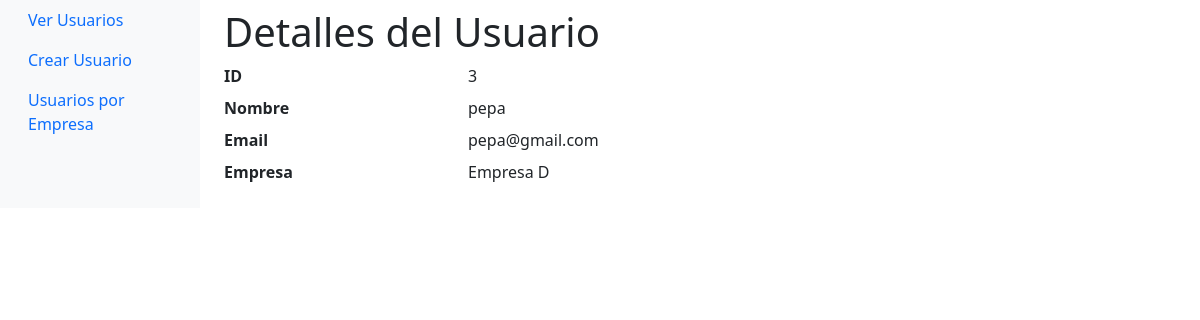
Page /usuarios/3/ver on the committed database.
### api/models.py (models this page shows)
class Usuario(Base):
    __tablename__ = "usuarios"
    id = Column(Integer, primary_key=True, index=True)
    id_fk_empresa = Column(Integer, ForeignKey("empresas.id"))
    nombre = Column(String)
    email = Column(String)
    empresa = relationship("Empresa", back_populates="usuarios")

class Empresa(Base):
    __tablename__ = "empresas"
    id = Column(Integer, primary_key=True, index=True)
    nombre = Column(String)
    usuarios = relationship("Usuario", back_populates="empresa", cascade="all, delete-orphan", single_parent=True)

### api/main.py (the view)
@app.get("/usuarios/{usuario_id}/ver", response_class=HTMLResponse)
def ver_usuario(request: Request, usuario_id: int, db: Session = Depends(database.get_db)):
    usuario_con_empresa = crud.obtener_usuario_con_empresa(db, usuario_id)
    if usuario_con_empresa is None:
        raise HTTPException(status_code=404, detail="Usuario no encontrado")
    usuario, empresa = usuario_con_empresa
    return templates.TemplateResponse("details.html", {"request": request, "usuario": usuario, "empresa": empresa})

### api/templates/details.html (shortened to what this page needs)
<!DOCTYPE html>
<html lang="en">
<head>
    <link href="https://cdn.jsdelivr.net/npm/bootstrap@5.3.2/dist/css/bootstrap.min.css" rel="stylesheet">
</head>
<body>
    <div class="container-fluid">
        <div class="row">
            <nav id="sidebar" class="col-md-3 col-lg-2 d-md-block bg-light sidebar">
                <div class="position-sticky">
                    <div class="position-sticky">
                        <ul class="nav flex-column">
                            <li class="nav-item">
                                <a class="nav-link active" href="/">Ver Usuarios</a>
                            </li>
                            <li class="nav-item">
                                <a class="nav-link" href="/usuarios/create">Crear Usuario</a>
                            </li>
                            <li class="nav-item">
                                <a class="nav-link" href="/empresas/usuarios">Usuarios por Empresa</a>
                            </li>
                        </ul>
                    </div>
                </div>
            </nav>
            <main class="col-md-9 ms-sm-auto col-lg-10 px-md-4">
                <h1 class="mt-2">Detalles del Usuario</h1>
                <dl class="row">
                    <dt class="col-sm-3">ID</dt>
                    <dd class="col-sm-9">{{ usuario.id }}</dd>
                    <dt class="col-sm-3">Nombre</dt>
                    <dd class="col-sm-9">{{ usuario.nombre }}</dd>
                    <dt class="col-sm-3">Email</dt>
                    <dd class="col-sm-9">{{ usuario.email }}</dd>
                    <dt class="col-sm-3">Empresa</dt>
                    <dd class="col-sm-9">{{ empresa.nombre }}</dd>
                </dl>
            </main>
        </div>
    </div>
</body>
</html>

### rows in the picture
Usuario: id "3", nombre "pepa", email "pepa@gmail.com"
Empresa: nombre "Empresa D"
